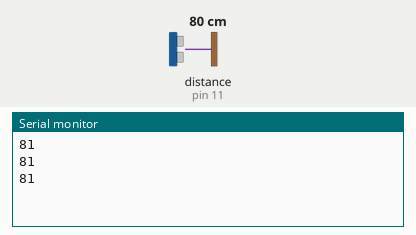
Recording of a sketch running on a simulated Arduino Uno, built with avr-gcc and run on an emulated ATmega328P. On the bench: the last lines printed to the serial monitor. Wiring (inferred from the names in the program): ultrasonic range finder: trigger pin 12; echo pin 11. The test bench sets the inputs (shaded band); at power-on: distance to the obstacle (sensor on pin 11) 80 cm. The echo pulse lasts 58.3 µs per cm.

Above: at 1.3 s.
1.4 s: distance to the obstacle (sensor on pin 11) set to 2 cm
At 1.9 s:
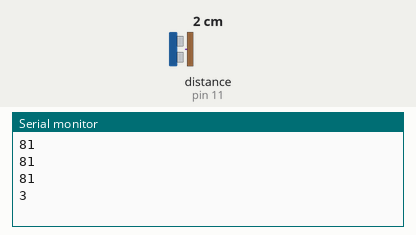
2.9 s: distance to the obstacle (sensor on pin 11) set to 4 cm
At 3.4 s:
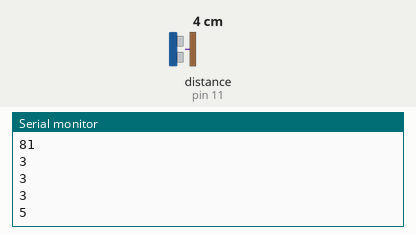
Timing chart, 0 to 5.9 s (numbered marks = the images above; inputs shaded):
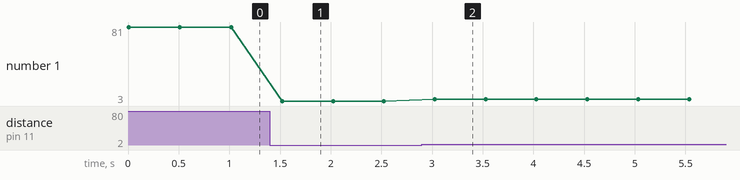

Measured:
- after the input at 1.4 s, the serial monitor: prints a new line after 0.12 s (image 1)
- after the input at 2.9 s, the serial monitor: prints a new line after 0.13 s (image 2)
- plotted number 1: 81 → 3 after the input at 1.4 s, 3 → 5 after the input at 2.9 s

The sketch:

denemesafesensor.ino
```cpp
const int trigger_pin = 12;
const int echo_pin = 11;

long sure;
int mesafe;

void setup() {
  pinMode(trigger_pin,OUTPUT);
  pinMode(echo_pin,INPUT);
  Serial.begin(9600);
}

void loop() {
digitalWrite(trigger_pin,HIGH);
delayMicroseconds(1000);
digitalWrite(trigger_pin,LOW);

sure = pulseIn(echo_pin,HIGH); // göndeilen kare dalgasının geri dönemsi süresini veriyor
// x= v*t ses hızı* pulse ı 343m/s = 0,0343 cm/ms
//uzaklık =( 0,0343 cm/ms*süre)/2
mesafe  = ((sure/2)/29.1)+2;  //29.1 içinde bulunduğumuz ortamda sıcaklık la birlikte ses dalgasıın kat ettiği yol sıcaklı karttıkça ses dalgasını hozoda artar

//Serial.print(" cisme olan uzaklık = ");
Serial.println(mesafe);
//Serial.println("cm");
//Serial.println("------------");
delay(500);
}
```
